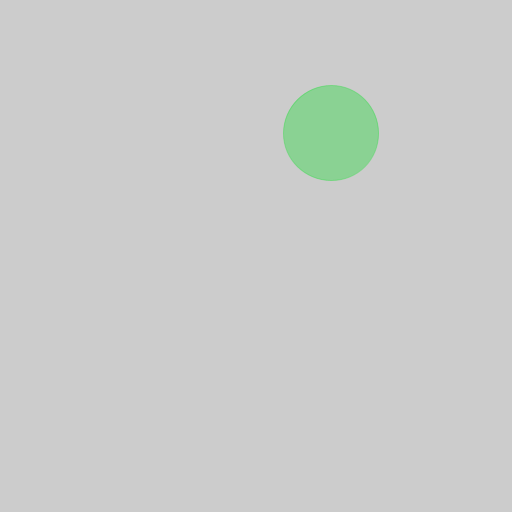
Frame 1 (no input)
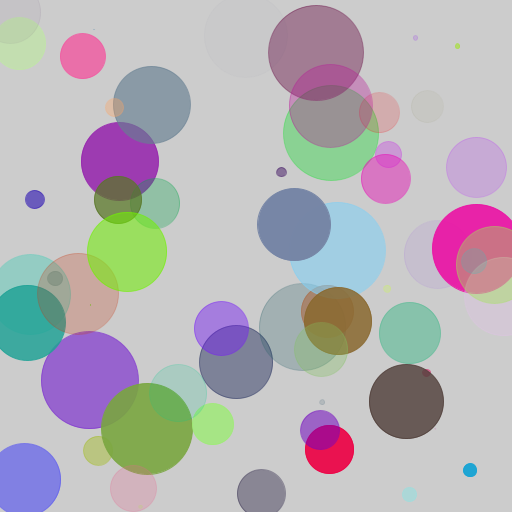
Frame 60 (the mouse pressed at the canvas centre just before this capture)
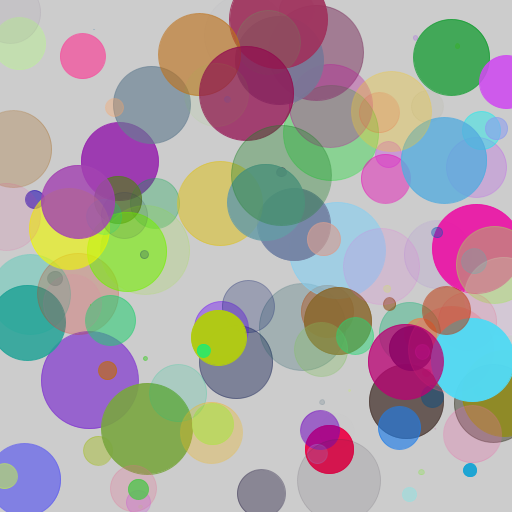
Frame 120 (the mouse held since frame 60 and released just before this capture)

The Processing sketch that drew these frames (run headless with seeded random() and noise(); from frame 60 on, the mouse is pressed at the canvas centre):

// Processing sketch: helloworld5
// ── helloworld5.pde
void setup() {
    size(512, 512);
}

void draw() {
    //background(255); //paint the screen white in the beginning of each frame

    float x = random(0, width);
    float y = random(0, height);
    float radius = random(0, 100);

    float red = random(0, 255);
    float green = random(0, 255);
    float blue = random(0, 255);
    float alpha = random(0, 255);

    fill(red, green, blue, alpha);
    stroke(red, green, blue, alpha);

    ellipse(x, y, radius, radius); 
}
